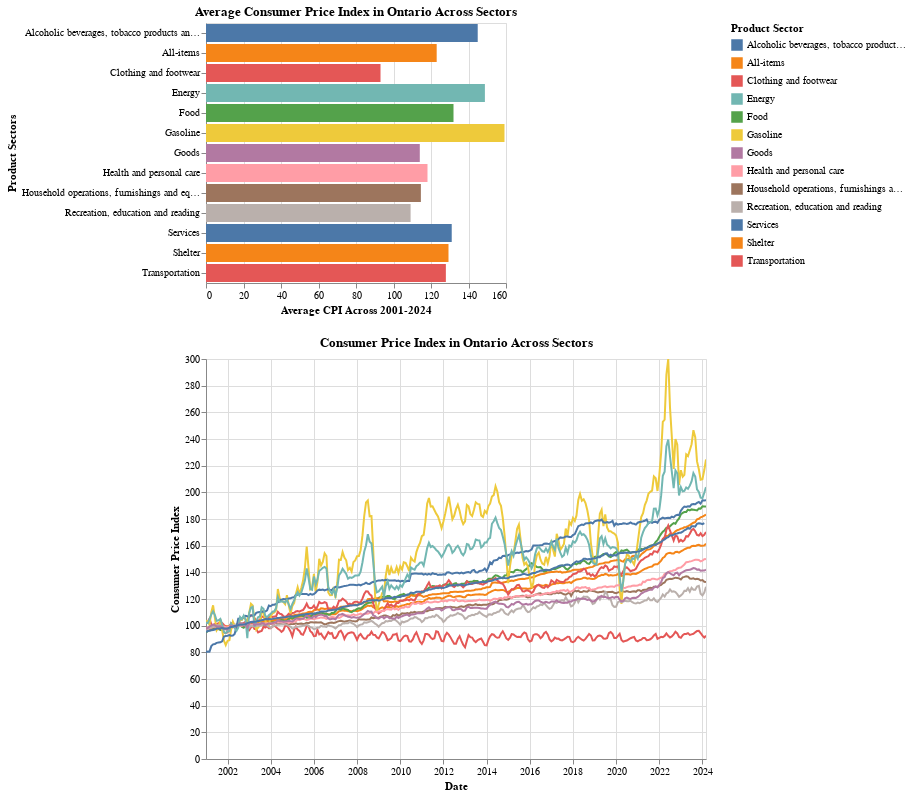

Notebook code for this chart:
### Code cell
# setup data for visualization to analyze task 2 - first compute category means
filtered_data = data.drop(columns=['All-items excluding food and energy', 'All-items excluding energy'])
cpi_avgs = filtered_data.mean()
# format data prophttp://localhost:8888/notebooks/Data_Visualization_Fundamentals_Final.ipynb#erly to plot average CPI data
cpi_avgs_data = pd.DataFrame(cpi_avgs, columns=['CPI_avg']).reset_index()
cpi_avgs_data.rename(columns={'index': 'Product Sector'}, inplace=True)

# add interactive visualization elements with selection to be used as a filter
selection = alt.selection_point(encodings=['color'])

# plot an overview visualization of average CPIs before adding linked interactive chart
overview_chart = alt.Chart(cpi_avgs_data).mark_bar().encode(
    x=alt.X('CPI_avg:Q', axis=alt.Axis(title='Average CPI Across 2001-2024')),
    y=alt.Y('Product Sector:N', axis=alt.Axis(title='Product Sectors')),
    tooltip=['Product Sector:N', 'CPI_avg:Q'],
    color=alt.condition(selection, alt.Color('Product Sector:N'), alt.value('lightgray')) # disable color if selection is made
).properties(
    title='Average Consumer Price Index in Ontario Across Sectors'
).add_params(
    selection
)
# overview_chart

# build line-chart showing time series price index for selected categories
# first requires a pivot of data formatting to plot CPI data across all categories
pivoted_data = filtered_data.melt(id_vars='Date', var_name='Product Sector', value_name='CPI')[:-1]
selected_chart = alt.Chart(pivoted_data).mark_line().encode(
    x='Date:T',
    y=alt.Y('CPI:Q', axis=alt.Axis(title='Consumer Price Index')),
    color='Product Sector:N'
).properties(
    width=500,
    height=400,
    title='Consumer Price Index in Ontario Across Sectors'
).transform_filter(
    selection
).interactive()

# # combine detailed chart with overview chart together for interactivity
combined_chart = overview_chart & selected_chart

# save and export linked graph in HTML format
combined_chart.save('visualization_2.html')

# visualize
combined_chart

### Figure 1 — Vega-Lite specification as saved in the notebook (floating-point values rounded to 4 significant figures; data arrays with more than 128 entries replaced by an {"elided": "..."} marker saying what was removed)
{"config": {"view": {"continuousWidth": 300, "continuousHeight": 300}}, "vconcat": [{"data": {"name": "data-c694803127269799ff8dbe730ad24198"}, "mark": {"type": "bar"}, "encoding": {"color": {"condition": {"param": "param_9", "field": "Product Sector", "type": "nominal"}, "value": "lightgray"}, "tooltip": [{"field": "Product Sector", "type": "nominal"}, {"field": "CPI_avg", "type": "quantitative"}], "x": {"axis": {"title": "Average CPI Across 2001-2024"}, "field": "CPI_avg", "type": "quantitative"}, "y": {"axis": {"title": "Product Sectors"}, "field": "Product Sector", "type": "nominal"}}, "name": "view_3", "title": "Average Consumer Price Index in Ontario Across Sectors"}, {"data": {"name": "data-2886df0c42c2bd3a6cecf499cc3a4cbf"}, "mark": {"type": "line"}, "encoding": {"color": {"field": "Product Sector", "type": "nominal"}, "x": {"field": "Date", "type": "temporal"}, "y": {"axis": {"title": "Consumer Price Index"}, "field": "CPI", "type": "quantitative"}}, "height": 400, "name": "view_4", "title": "Consumer Price Index in Ontario Across Sectors", "transform": [{"filter": {"param": "param_9"}}], "width": 500}], "params": [{"name": "param_9", "select": {"type": "point", "encodings": ["color"]}, "views": ["view_3"]}, {"name": "param_10", "select": {"type": "interval", "encodings": ["x", "y"]}, "bind": "scales", "views": ["view_4"]}], "$schema": "https://vega.github.io/schema/vega-lite/v5.16.3.json", "datasets": {"data-c694803127269799ff8dbe730ad24198": [{"Product Sector": "All-items", "CPI_avg": 123.0}, {"Product Sector": "Food", "CPI_avg": 132.0}, {"Product Sector": "Shelter", "CPI_avg": 129.3}, {"Product Sector": "Household operations, furnishings and equipment", "CPI_avg": 114.6}, {"Product Sector": "Clothing and footwear", "CPI_avg": 93.07}, {"Product Sector": "Transportation", "CPI_avg": 127.9}, {"Product Sector": "Gasoline", "CPI_avg": 159.2}, {"Product Sector": "Health and personal care", "CPI_avg": 118.1}, {"Product Sector": "Recreation, education and reading", "CPI_avg": 109.1}, {"Product Sector": "Alcoholic beverages, tobacco products and recreational cannabis", "CPI_avg": 144.9}, {"Product Sector": "Energy", "CPI_avg": 148.7}, {"Product Sector": "Goods", "CPI_avg": 114.0}, {"Product Sector": "Services", "CPI_avg": 131.1}], "data-2886df0c42c2bd3a6cecf499cc3a4cbf": {"elided": "3626 records"}}}
